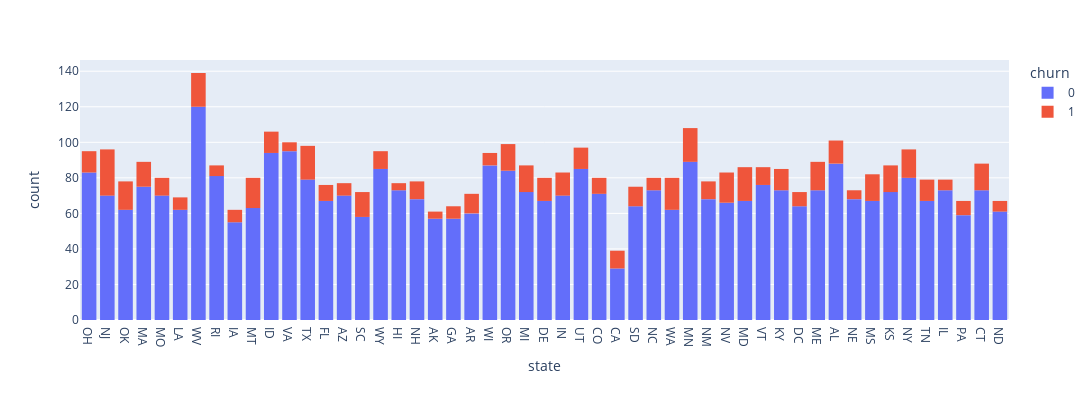

This figure's notebook cell:
### Code cell
fig = px.histogram(data_frame=train, x="state", color="churn", width=1200, height=400)
fig.show()

### Figure 1 — Plotly figure (JSON) as saved in the notebook; plotly's stock layout.template omitted (floating-point values rounded to 4 significant figures; data arrays with more than 128 entries replaced by an {"elided": "..."} marker saying what was removed)
{"data": [{"alignmentgroup": "True", "bingroup": "x", "hovertemplate": "churn=0<br>state=%{x}<br>count=%{y}<extra></extra>", "legendgroup": "0", "marker": {"color": "#636efa", "pattern": {"shape": ""}}, "name": "0", "offsetgroup": "0", "orientation": "v", "showlegend": true, "type": "histogram", "x": {"elided": "3652 str values"}, "xaxis": "x", "yaxis": "y"}, {"alignmentgroup": "True", "bingroup": "x", "hovertemplate": "churn=1<br>state=%{x}<br>count=%{y}<extra></extra>", "legendgroup": "1", "marker": {"color": "#EF553B", "pattern": {"shape": ""}}, "name": "1", "offsetgroup": "1", "orientation": "v", "showlegend": true, "type": "histogram", "x": {"elided": "598 str values"}, "xaxis": "x", "yaxis": "y"}], "layout": {"barmode": "relative", "height": 400, "legend": {"title": {"text": "churn"}, "tracegroupgap": 0}, "margin": {"t": 60}, "width": 1200, "xaxis": {"anchor": "y", "domain": [0, 1], "title": {"text": "state"}}, "yaxis": {"anchor": "x", "domain": [0, 1], "title": {"text": "count"}}}}
